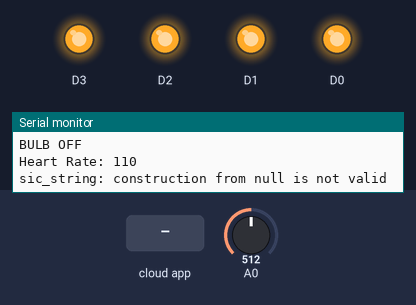
The sketch below on a simulated ESP8266 (NodeMCU). Parts: output pins drawn as LEDs (lit = HIGH), the last lines printed to the serial monitor. The test bench sets the inputs (shaded band); at power-on: A0 = 512. WiFi joins after 1.5 s; servers stay silent unless stated; the Firebase database answers and starts empty.

Above: at 3.3 s.
3.4 s: the phone or cloud app sets D1 to 1
At 5.2 s:
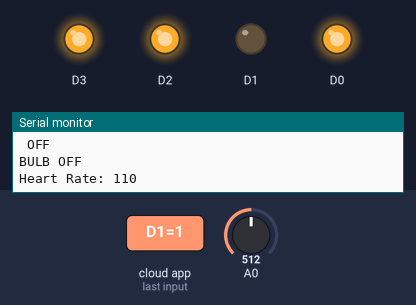
5.5 s: the phone or cloud app sets D2 to 1
At 6.1 s:
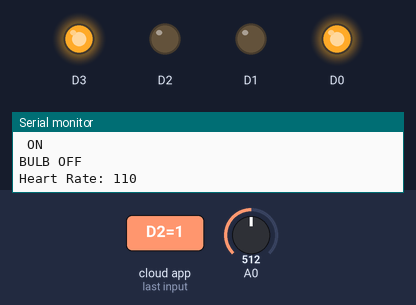
7.2 s: the phone or cloud app sets D0 to 1
At 8.3 s:
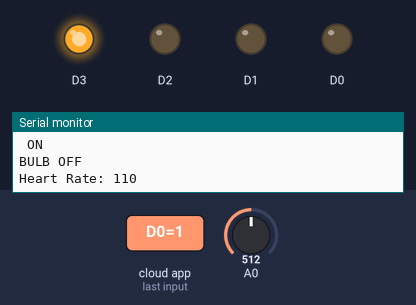
9.1 s: the phone or cloud app sets D1 to 0
At 10.2 s:
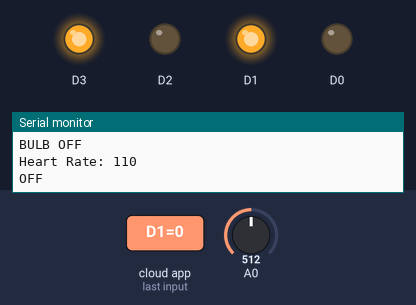
10.8 s: the phone or cloud app sets D3 to 1
At 11.6 s:
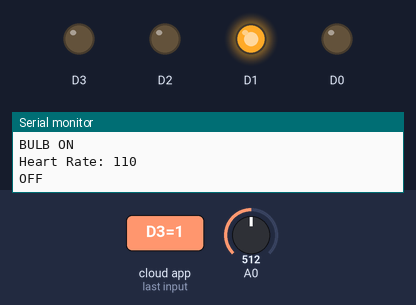
12.6 s: the phone or cloud app sets D2 to 0
At 14.5 s:
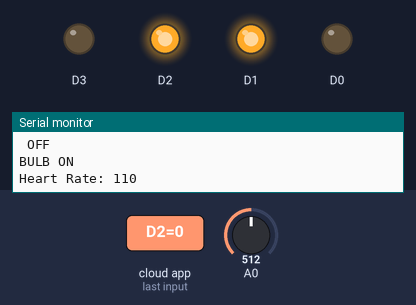
Timing chart, 0 to 15.7 s (numbered marks = the images above; inputs shaded):
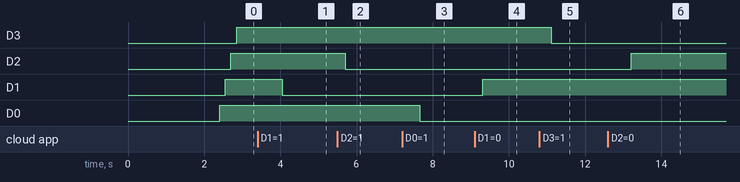

The sketch:

nodemcu.ino
```cpp
#include <ArduinoJson.h>
#include <ArduinoJson.hpp>

#include <ESP8266WiFi.h>
#include <FirebaseArduino.h>

#define FIREBASE_HOST "automation-d8b25-default-rtdb.asia-southeast1.firebasedatabase.app"
#define FIREBASE_AUTH "wKSpaL1no6Y1v9pJlgu0KANZfPzUiaUnX8kIoCII"
#define WIFI_SSID "Styli"
#define WIFI_PASSWORD "lancelot"

void setup() {
  Serial.begin(9600);

  pinMode(D0, OUTPUT);
  pinMode(D1, OUTPUT);
  pinMode(D2, OUTPUT);
  pinMode(D3, OUTPUT);

  WiFi.begin(WIFI_SSID, WIFI_PASSWORD);
  Serial.print("connecting");
  while (WiFi.status() != WL_CONNECTED) {
    Serial.print(".");
    delay(500);
  }
  Serial.println();
  Serial.print("connected:");
  Serial.println(WiFi.localIP());

  Firebase.begin(FIREBASE_HOST, FIREBASE_AUTH);
  Firebase.set("D0", 0);
  Firebase.set("D1", 0);
  Firebase.set("D2", 0);
  Firebase.set("D3", 0);
}

void loop() {
  if (Firebase.failed()) {
    Serial.print("setting number failed:");
    Serial.println(Firebase.error());
    return;
  }


  // For Heart Rate Monotoring
  int sensorValue = analogRead(A0);
  long heartRate = map(sensorValue, 0, 1023, 40, 180);

  Serial.print("Heart Rate: ");
  Serial.println(heartRate);

  Firebase.set("A0", heartRate);

  // For Automation
  toggleBulb(Firebase.getInt("D0"), D0);
  toggleBulb(Firebase.getInt("D1"), D1);
  toggleBulb(Firebase.getInt("D2"), D2);
  toggleBulb(Firebase.getInt("D3"), D3);
}


void firebasereconnect() {
  Serial.println("Trying to reconnect");
  Firebase.begin(FIREBASE_HOST, FIREBASE_AUTH);
}

void toggleBulb(int value, uint8_t port) {
  if (value == 1) {
    digitalWrite(port, LOW);
    Serial.println(port + "BULB ON");
  } else {
    digitalWrite(port, HIGH);
    Serial.println(port + "BULB OFF");
  }
}
```

Measured:
- after the input at 3.4 s, D1: HIGH → LOW after 0.66 s
- after the input at 5.5 s, D2: HIGH → LOW after 0.21 s
- after the input at 7.2 s, D0: HIGH → LOW after 0.46 s
- after the input at 9.1 s, D1: LOW → HIGH after 0.21 s
- after the input at 10.8 s, D3: HIGH → LOW after 0.31 s
- after the input at 12.6 s, D2: LOW → HIGH after 0.62 s
